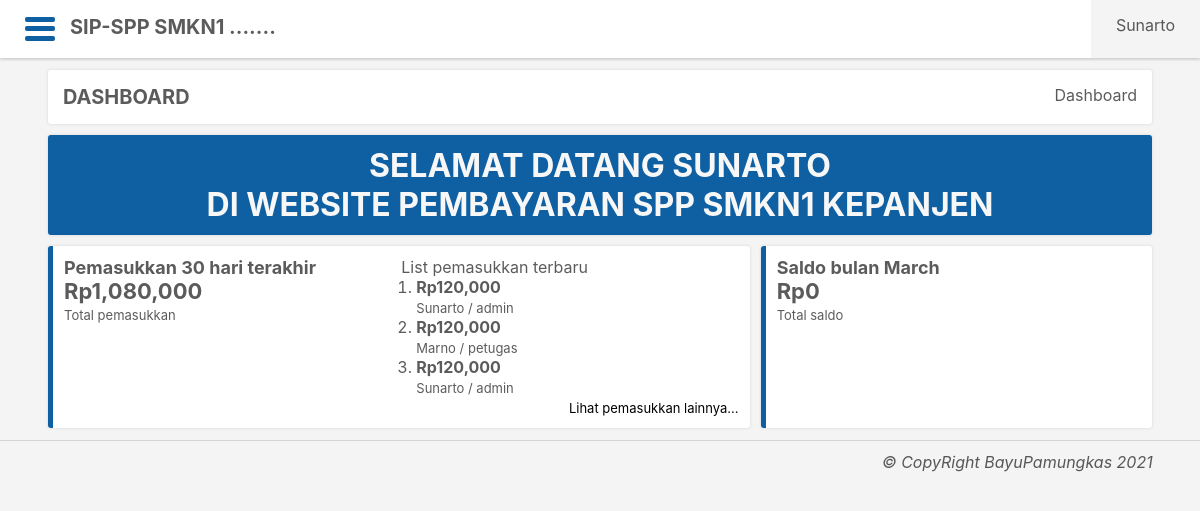
Page / (signed in) on the committed database.
### tables this page shows
CREATE TABLE `tb_pembayaran` (
  `id_pembayaran` int(11) NOT NULL,
  `id_petugas` int(11) NOT NULL,
  `nisn` char(10) NOT NULL,
  `tgl_bayar` datetime NOT NULL,
  `bulan_dibayar` varchar(16) NOT NULL,
  `tahun_bayar` varchar(4) NOT NULL,
  `id_spp` int(11) NOT NULL,
  `jml_bayar` int(11) NOT NULL,
  `status` varchar(15) NOT NULL
);

CREATE TABLE `tb_petugas` (
  `id_petugas` int(11) NOT NULL,
  `nama_pengguna` varchar(25) NOT NULL,
  `kata_sandi` varchar(126) NOT NULL,
  `nama` varchar(35) NOT NULL,
  `level` enum('admin','petugas','siswa') NOT NULL
);

### function/Pembayaran.php (called while the page is built, shortened)
<?php
class Pembayaran
{
    public function __construct()
    {
        global $koneksi;
        $auth = new Auth();
        $this->db = $koneksi;
    }
    public function ambil($limit = null)
    {
        if (isset($limit)) {
            $pembayaran = $this->db->query("SELECT * FROM tb_pembayaran
            JOIN tb_petugas ON tb_petugas.id_petugas=tb_pembayaran.id_petugas
            WHERE status LIKE'%lunas%' ORDER BY tgl_bayar DESC LIMIT 3");
        }
        else {
            $pembayaran = $this->db->query("SELECT * FROM tb_pembayaran
            JOIN tb_petugas ON tb_petugas.id_petugas=tb_pembayaran.id_petugas
            JOIN tb_spp ON tb_spp.id_spp=tb_pembayaran.id_spp
            WHERE status LIKE'%lunas%'
            ORDER BY tgl_bayar DESC ");
        }
        $datapembayaran = [];
        while ($p = $pembayaran->fetch_assoc()) {
            $datapembayaran[] = $p;
        }
        $sum30day = $this->db->query("SELECT SUM(jml_bayar) AS total FROM tb_pembayaran
        JOIN tb_petugas ON tb_petugas.id_petugas=tb_pembayaran.id_petugas
        WHERE tgl_bayar > NOW() - INTERVAL 30 DAY AND tgl_bayar <= NOW() AND status LIKE'%lunas%'");
        $sum1m = $this->db->query("SELECT SUM(jml_bayar) AS total FROM tb_pembayaran
        JOIN tb_petugas ON tb_petugas.id_petugas=tb_pembayaran.id_petugas
        WHERE MONTH(tgl_bayar) = MONTH(CURDATE()) AND YEAR(tgl_bayar) <= YEAR(CURDATE()) AND status LIKE'%lunas%'");
        $data = [
            'data_pembayaran' => $datapembayaran,
            'sum30day' => $sum30day->fetch_assoc(),
            'sum1m' => $sum1m->fetch_assoc(),
        ];
        return $data;
    }
}

### function/Auth.php (called while the page is built, shortened)
<?php
class Auth
{
    public function ceklogin()
    {
        if (!isset($_SESSION['level'])) {
            header('location:' . url . 'masuk.php');
        } else {
            return true;
        }
    }
}

### public/index.php (the view, shortened to what this page needs)
<?php
$pembayaran = new Pembayaran();
$listriwayat = $pembayaran->ambil(3)['data_pembayaran'];
$sum30day = $pembayaran->ambil()['sum30day'];
$sum1m = $pembayaran->ambil()['sum1m'];
include 'template/header.php';
?>
<div class="container home-page">
    <div class="row bg-p b-sd" style="padding: 15px;">
        <div class="col">
            <h3>DASHBOARD</h3>
        </div>
        <div class="col">
            <ul class="breadcrumb">
                <li>Dashboard</li>
            </ul>
        </div>
    </div>
    <div class="row">
        <div class="col bg-b b-sd t-c" style="margin-top: 1%;padding: 1% 0; color: #f7f7f7">
            <h1 style="text-transform: uppercase">SELAMAT DATANG <?= $_SESSION['nama'] ?><br> DI WEBSITE PEMBAYARAN SPP SMKN1 KEPANJEN</h1>
        </div>
    </div>
    <?php if ($_SESSION['level'] != 'siswa') : ?>
        <div class="row " style="margin-top: 1%">
            <div class="col">
                <div class="row">
                    <div class="col bg-p b-sd" style="margin-right: 1%; border-left: 5px solid #0f5fa3; padding: 1%">
                        <div class="row">
                            <div class="col">
                                <h4>Pemasukkan 30 hari terakhir</h4>
                                <h2>Rp<?= number_format($sum30day['total'], 0) ?></h2>
                                <span>Total pemasukkan</span>
                            </div>
                            <div class="col">
                                <p>List pemasukkan terbaru</p>
                                <ol style="padding-left: 15px">
                                    <?php foreach ($listriwayat as $value) : ?>
                                        <li>
                                            <h5>Rp<?= number_format($value['jml_bayar'], 0) ?></h5>
                                            <span><?= $value['nama'] . ' / ' . $value['level'] ?></span>
                                        </li>
                                    <?php endforeach; ?>
                                </ol>
                            </div>
                            <div class="col-1 " style="box-shadow: none;margin:0;padding:0 ; text-align: right">
                                <a class="a-home" style="color: black" href="<?= url ?>bayar/riwayatbayar.php"><span>Lihat pemasukkan lainnya...</span></a>
                            </div>
                        </div>
                    </div>
                    <div class="col-4 bg-p b-sd" style="border-left: 5px solid #0f5fa3;padding: 1%">
                        <h4>Saldo bulan <?= date('F') ?></h4>
                        <h2 style="margin-bottom: 0">Rp<?= number_format($sum1m['total'], 0) ?></h2>
                        <span>Total saldo</span>
                    </div>
                </div>
            </div>
        </div>
    <?php endif; ?>
</div>
<?php include 'template/footer.php'; ?>

### public/assets/custom.style.css (style rules this page uses)
* { margin: 0; padding: 0; }
body { background-color: #f4f4f4; color: rgba(0, 0, 0, 0.645); font-family: -apple-system, BlinkMacSystemFont, "Segoe UI", Roboto, Oxygen, Ubuntu, Cantarell, "Open Sans", "Helvetica Neue", sans-serif; }
a { text-decoration: none; }
.container { margin: 0 3%; padding: 1%; }
.b-sd { box-shadow: 0 0 3px #d3d3d3; }
.t-c { text-align: center; }
.row { display: flex; flex-wrap: wrap; border-radius: 3px; }
.col { width: 100%; flex-basis: 0; flex: 1; border-radius: 3px; }
.col-1 { width: 100%; border-radius: 3px; }
.col-4 { width: 33%; border-radius: 3px; }
.bg-p { background-color: white; }
.bg-b { background-color: #0f5fa3; }
h5 { font-size: 16px; font-weight: bold; }
h4 { font-size: 18px; font-weight: bold; }
h3 { font-size: 20px; font-weight: bold; }
h2 { font-size: 22px; font-weight: bold; }
ul.breadcrumb { display: flex; float: right; }
.breadcrumb li { display: inline; }
.home-page span { font-size: 13px; }

### rows in the picture
tb_pembayaran: jml_bayar "120,000", id_petugas.nama "Sunarto", id_petugas.level "admin"
tb_pembayaran: jml_bayar "120,000", id_petugas.nama "Marno", id_petugas.level "petugas"
tb_pembayaran: jml_bayar "120,000", id_petugas.nama "Sunarto", id_petugas.level "admin"

### other values in the picture
$_SESSION['nama'] "Sunarto"
$_SESSION['nama'] "SUNARTO"
$sum30day['total'] "1,080,000"
$sum1m['total'] "0"
author "BayuPamungkas"
